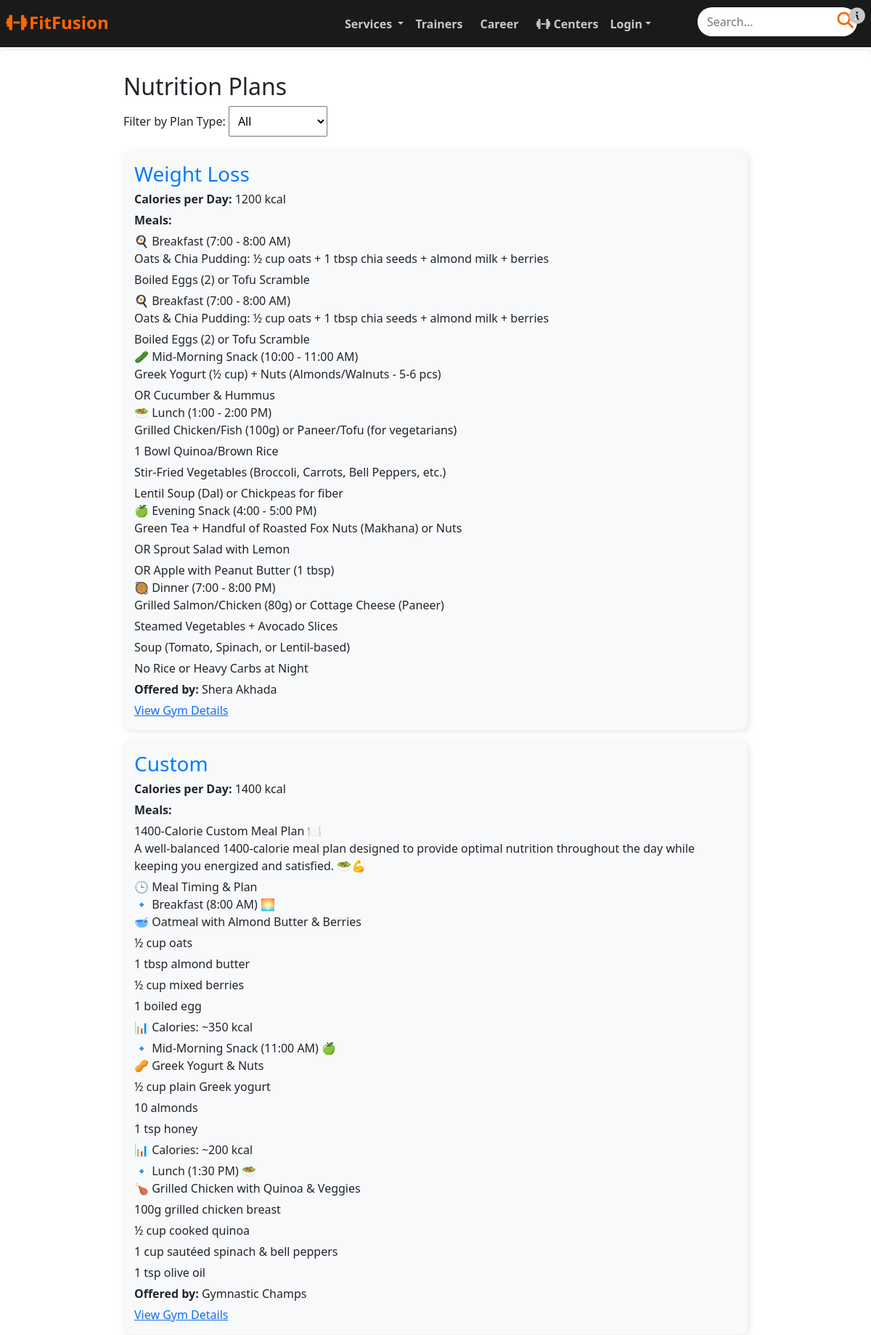
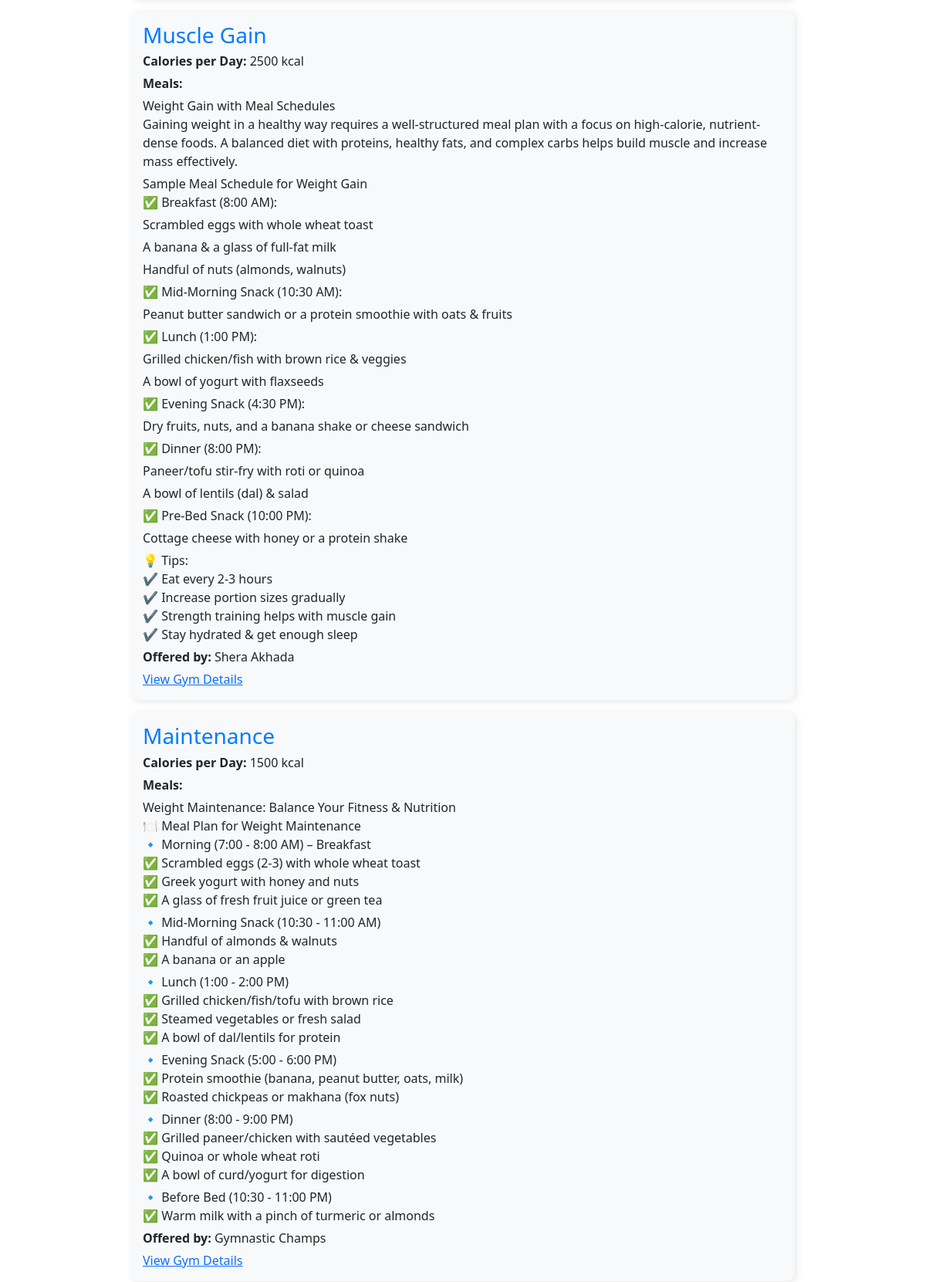
Screenshot of /nutrition/ (upper part) with the database file from the repository (2 pictures, top to bottom).
### gym/models.py (models this page shows, shortened)
class NutritionPlan(models.Model):
    gym = models.ForeignKey(Gym, on_delete=models.CASCADE , null=True, blank=True)
    PLAN_TYPES = [
        ("weight_loss", "Weight Loss"),
        ("muscle_gain", "Muscle Gain"),
        ("maintenance", "Maintenance"),
        ("custom", "Custom"),
    ]
    plan_type = models.CharField(max_length=20, choices=PLAN_TYPES, default="custom")
    calories_per_day = models.PositiveIntegerField(help_text="Total daily calorie intake")
    meals = models.TextField(help_text="Enter meal details (e.g., breakfast, lunch, dinner, snacks, etc.)")
    created_at = models.DateTimeField(auto_now_add=True)

class Gym(models.Model):
    gym_id = models.CharField(max_length=50, primary_key=True)  # Unique ID for the gym
    password = models.CharField(max_length=128)  # Storing password (consider hashing it)
    owner_name =models.CharField(max_length=100)
    gym_name = models.CharField(max_length=100, unique=True)
    gym_city = models.CharField(max_length=50)
    contact = models.CharField(max_length=15, blank=True, null=True)
    address = models.CharField(max_length=150)
    opening_hours = models.CharField(max_length=100, default='6:00 AM - 10:00 PM')
    gym_image = models.ImageField(upload_to='gym/gym_images', blank=True, null=True)
    payment = models.BooleanField(default=False)
    def __str__(self):
        return self.gym_name

### gym/views.py (the view)
# urls.py: path('nutrition/',views.nutrition,name='nutrition'),
def nutrition(request):
   nutrition_list = NutritionPlan.objects.all()
   context = {'nutrition_key' : nutrition_list}
   return render(request , 'gym/html/nutrition.html',context)

### gym/templates/gym/html/nutrition.html (shortened to what this page needs)
<!DOCTYPE html>
<html lang="en">
    {%load static%}
<head>
    {% include 'gym/common_files/common_css.html' %}
</head>
<body>
    {% include 'gym/common_files/common_header1.html' %}
    <div class="main-body">
        <div class="nutrition-container">
            <h2>Nutrition Plans</h2>
            <div class="filter-section">
                <label for="planFilter">Filter by Plan Type:</label>
                <select id="planFilter" onchange="filterPlans()">
                    <option value="all">All</option>
                </select>
            </div>
            <div id="nutritionList">
                {% for plan in nutrition_key %}
                <div class="nutrition-card" data-type="{{ plan.plan_type }}">
                    <h3>{{ plan.get_plan_type_display }}</h3>
                    <p><strong>Calories per Day:</strong> {{ plan.calories_per_day }} kcal</p>
                    <p><strong>Meals:</strong> {{ plan.meals|linebreaks }}</p>
                {% if plan.gym %}
                        <p><strong>Offered by:</strong> {{ plan.gym }}</p>
                        <a href="{% url 'gym_locator_with_name' plan.gym.gym_name %}" class="view-details-btn">View Gym Details</a>
                   {% else %}
                       <p><strong>Offered by:</strong> {{ plan.gym.gym_name }}</p>
                       <a href="{% url 'gym_locator' %}" class="view-details-btn">View Gyms</a>
                  {% endif %}
                </div>
                {% empty %}
                <p>No nutrition plans available.</p>
                {% endfor %}
            </div>
        </div>
    </div>
</body>
</html>

### gym/static/gym/CSS/fit_fusion.css (style rules this page uses)
* { margin: 0; padding: 0; box-sizing: border-box; }
body { font-family: Arial, sans-serif; background-color: #f5f5f5; color: #333; line-height: 1.6; display: flex; flex-direction: column; min-height: 100vh; }
.main-body { width: 100%; margin: auto; flex: 1; background: white; padding: 10px; border-radius: 8px; box-shadow: 0 0 10px rgba(0, 0, 0, 0.1); }
h1, h2, h3 { color: #222; margin-bottom: 15px; }
body::before { content: ""; display: block; height: 70px; }

### gym/templates/gym/html/nutrition.html (style rules this page uses)
.nutrition-container { max-width: 900px; margin: auto; padding: 20px; }
.nutrition-card { background: #f8f9fa; padding: 15px; border-radius: 10px; box-shadow: 2px 2px 10px rgba(0, 0, 0, 0.1); margin-bottom: 15px; }
.nutrition-card h3 { margin: 0; color: #007bff; }
.nutrition-card p { margin: 5px 0; }
.filter-section { margin-bottom: 20px; }
.filter-section select { padding: 8px; font-size: 16px; }

### rows the page displays
NutritionPlan: plan_type "Weight Loss", calories_per_day "1200", meals "🍳 Breakfast (7:00 - 8:00 AM) Oats & Chia Pudding: ½ cup oats + 1 tbsp chia seeds + almond milk + berries Boiled Eggs (2) or Tofu Scramble 🍳 Breakfast (7:00 - 8:00 AM) Oats & Chia Pudding: ½ cup oats + 1 tbsp chia seeds + almond milk + berries Boiled Eggs (2) or Tofu Scramble 🥒 Mid-Morning Snack (10:00 - 11:00 AM) Greek Yogurt (½ cup) + Nuts (Almonds/Walnuts - 5-6 pcs) OR Cucumber & Hummus 🥗 Lunch (1:00 - 2:00 PM) Grilled Chicken/Fish (100g) or Paneer/Tofu (for vegetarians) 1 Bowl Quinoa/Brown Rice Stir-Fried Vegetables (Broccoli, Carrots, Bell Peppers, etc.) Lentil Soup (Dal) or Chickpeas for fiber 🍏 Evening Snack (4:00 - 5:00 PM) Green Tea + Handful of Roasted Fox Nuts (Makhana) or Nuts OR…", gym "Shera Akhada"
NutritionPlan: plan_type "Custom", calories_per_day "1400", meals "1400-Calorie Custom Meal Plan 🍽️ A well-balanced 1400-calorie meal plan designed to provide optimal nutrition throughout the day while keeping you energized and satisfied. 🥗💪 🕒 Meal Timing & Plan 🔹 Breakfast (8:00 AM) 🌅 🥣 Oatmeal with Almond Butter & Berries ½ cup oats 1 tbsp almond butter ½ cup mixed berries 1 boiled egg 📊 Calories: ~350 kcal 🔹 Mid-Morning Snack (11:00 AM) 🍏 🥜 Greek Yogurt & Nuts ½ cup plain Greek yogurt 10 almonds 1 tsp honey 📊 Calories: ~200 kcal 🔹 Lunch (1:30 PM) 🥗 🍗 Grilled Chicken with Quinoa & Veggies 100g grilled chicken breast ½ cup cooked quinoa 1 cup sautéed spinach & bell peppers 1 tsp olive oil", gym "Gymnastic Champs"
NutritionPlan: plan_type "Muscle Gain", calories_per_day "2500", meals "Weight Gain with Meal Schedules Gaining weight in a healthy way requires a well-structured meal plan with a focus on high-calorie, nutrient-dense foods. A balanced diet with proteins, healthy fats, and complex carbs helps build muscle and increase mass effectively. Sample Meal Schedule for Weight Gain ✅ Breakfast (8:00 AM): Scrambled eggs with whole wheat toast A banana & a glass of full-fat milk Handful of nuts (almonds, walnuts) ✅ Mid-Morning Snack (10:30 AM): Peanut butter sandwich or a protein smoothie with oats & fruits ✅ Lunch (1:00 PM): Grilled chicken/fish with brown rice & veggies A bowl of yogurt with flaxseeds ✅ Evening Snack (4:30 PM): Dry fruits, nuts, and a banana shake or…", gym "Shera Akhada"
NutritionPlan: plan_type "Maintenance", calories_per_day "1500", meals "Weight Maintenance: Balance Your Fitness & Nutrition 🍽️ Meal Plan for Weight Maintenance 🔹 Morning (7:00 - 8:00 AM) – Breakfast ✅ Scrambled eggs (2-3) with whole wheat toast ✅ Greek yogurt with honey and nuts ✅ A glass of fresh fruit juice or green tea 🔹 Mid-Morning Snack (10:30 - 11:00 AM) ✅ Handful of almonds & walnuts ✅ A banana or an apple 🔹 Lunch (1:00 - 2:00 PM) ✅ Grilled chicken/fish/tofu with brown rice ✅ Steamed vegetables or fresh salad ✅ A bowl of dal/lentils for protein 🔹 Evening Snack (5:00 - 6:00 PM) ✅ Protein smoothie (banana, peanut butter, oats, milk) ✅ Roasted chickpeas or makhana (fox nuts) 🔹 Dinner (8:00 - 9:00 PM) ✅ Grilled paneer/chicken with sautéed vegetables ✅…", gym "Gymnastic Champs"
